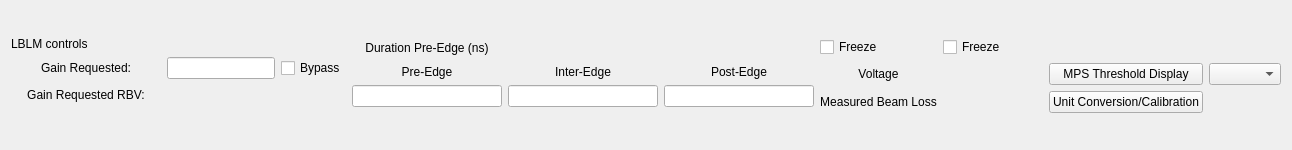
    <widget class="PyDMFrame" name="PyDMFrame_2">
     <property name="minimumSize">
      <size>
       <width>0</width>
       <height>150</height>
      </size>
     </property>
     <property name="toolTip">
      <string/>
     </property>
     <property name="styleSheet">
      <string notr="true">PyDMFrame {
  background-color: rgb(214,214,214);
}</string>
     </property>
     <layout class="QVBoxLayout" name="verticalLayout_7">
      <item>
       <layout class="QHBoxLayout" name="horizontalLayout">
        <item>
         <layout class="QVBoxLayout" name="verticalLayout_2">
          <item>
           <widget class="QLabel" name="controls">
            <property name="styleSheet">
             <string notr="true"/>
            </property>
            <property name="text">
             <string>LBLM controls</string>
            </property>
            <property name="alignment">
             <set>Qt::AlignLeading|Qt::AlignLeft|Qt::AlignVCenter</set>
            </property>
           </widget>
          </item>
          <item>
           <layout class="QHBoxLayout" name="horizontalLayout_3" stretch="0,1,0">
            <item>
             <widget class="QLabel" name="gain_request_lab">
              <property name="minimumSize">
               <size>
                <width>150</width>
                <height>0</height>
               </size>
              </property>
              <property name="maximumSize">
               <size>
                <width>150</width>
                <height>16777215</height>
               </size>
              </property>
              <property name="text">
               <string>Gain Requested:</string>
              </property>
              <property name="alignment">
               <set>Qt::AlignCenter</set>
              </property>
             </widget>
            </item>
            <item>
             <widget class="PyDMLineEdit" name="gain_request_edit">
              <property name="maximumSize">
               <size>
                <width>150</width>
                <height>16777215</height>
               </size>
              </property>
              <property name="toolTip">
               <string/>
              </property>
              <property name="showUnits" stdset="0">
               <bool>true</bool>
              </property>
              <property name="channel" stdset="0">
               <string>${DEVICE}:FAST_AMP_GAIN</string>
              </property>
             </widget>
            </item>
            <item>
             <widget class="PyDMCheckbox" name="bypass">
              <property name="toolTip">
               <string/>
              </property>
              <property name="text">
               <string>Bypass</string>
              </property>
              <property name="alarmSensitiveContent" stdset="0">
               <bool>false</bool>
              </property>
              <property name="alarmSensitiveBorder" stdset="0">
               <bool>true</bool>
              </property>
              <property name="channel" stdset="0">
               <string>${DEVICE}:FAST_AMP_BYP</string>
              </property>
             </widget>
            </item>
           </layout>
          </item>
          <item>
           <layout class="QHBoxLayout" name="horizontalLayout_5" stretch="0,1,0">
            <item>
             <widget class="QLabel" name="gain_request_lab_2">
              <property name="minimumSize">
               <size>
                <width>150</width>
                <height>0</height>
               </size>
              </property>
              <property name="maximumSize">
               <size>
                <width>150</width>
                <height>16777215</height>
               </size>
              </property>
              <property name="text">
               <string>Gain Requested RBV:</string>
              </property>
              <property name="alignment">
               <set>Qt::AlignCenter</set>
              </property>
             </widget>
            </item>
            <item>
             <widget class="PyDMLabel" name="gain_request_rbv">
              <property name="minimumSize">
               <size>
                <width>150</width>
                <height>0</height>
               </size>
              </property>
              <property name="maximumSize">
               <size>
                <width>150</width>
                <height>16777215</height>
               </size>
              </property>
              <property name="toolTip">
               <string/>
              </property>
              <property name="alarmSensitiveContent" stdset="0">
               <bool>true</bool>
              </property>
              <property name="channel" stdset="0">
               <string>${DEVICE}:FAST_AMP_GAIN_RBV</string>
              </property>
             </widget>
            </item>
            <item>
             <spacer name="horizontalSpacer_3">
              <property name="orientation">
               <enum>Qt::Horizontal</enum>
              </property>
              <property name="sizeType">
               <enum>QSizePolicy::MinimumExpanding</enum>
              </property>
              <property name="sizeHint" stdset="0">
               <size>
                <width>20</width>
                <height>20</height>
               </size>
              </property>
             </spacer>
            </item>
           </layout>
          </item>
          <item>
           <widget class="PyDMSlider" name="gain_request_slid">
            <property name="toolTip">
             <string/>
            </property>
            <property name="precision" stdset="0">
             <number>0</number>
            </property>
            <property name="showUnits" stdset="0">
             <bool>false</bool>
            </property>
            <property name="precisionFromPV" stdset="0">
             <bool>true</bool>
            </property>
            <property name="alarmSensitiveContent" stdset="0">
             <bool>true</bool>
            </property>
            <property name="alarmSensitiveBorder" stdset="0">
             <bool>false</bool>
            </property>
            <property name="channel" stdset="0">
             <string>${DEVICE}:FAST_AMP_GAIN</string>
            </property>
            <property name="tracking" stdset="0">
             <bool>true</bool>
            </property>
            <property name="ignoreMouseWheel" stdset="0">
             <bool>true</bool>
            </property>
            <property name="showLimitLabels" stdset="0">
             <bool>true</bool>
            </property>
            <property name="showValueLabel" stdset="0">
             <bool>true</bool>
            </property>
            <property name="userDefinedLimits" stdset="0">
             <bool>false</bool>
            </property>
            <property name="num_steps" stdset="0">
             <number>99</number>
            </property>
           </widget>
          </item>
         </layout>
        </item>
        <item>
         <layout class="QVBoxLayout" name="verticalLayout_9">
          <item>
           <widget class="QLabel" name="duration_lab">
            <property name="minimumSize">
             <size>
              <width>150</width>
              <height>0</height>
             </size>
            </property>
            <property name="maximumSize">
             <size>
              <width>150</width>
              <height>16777215</height>
             </size>
            </property>
            <property name="text">
             <string>Duration Pre-Edge (ns)</string>
            </property>
            <property name="alignment">
             <set>Qt::AlignCenter</set>
            </property>
           </widget>
          </item>
          <item>
           <layout class="QGridLayout" name="gridLayout_4">
            <item row="1" column="0">
             <widget class="PyDMLineEdit" name="pre_edit">
              <property name="maximumSize">
               <size>
                <width>150</width>
                <height>16777215</height>
               </size>
              </property>
              <property name="toolTip">
               <string/>
              </property>
              <property name="showUnits" stdset="0">
               <bool>true</bool>
              </property>
              <property name="channel" stdset="0">
               <string>${DEVICE}:TIME_PRE</string>
              </property>
             </widget>
            </item>
            <item row="0" column="2">
             <widget class="QLabel" name="post_lab">
              <property name="minimumSize">
               <size>
                <width>150</width>
                <height>0</height>
               </size>
              </property>
              <property name="maximumSize">
               <size>
                <width>150</width>
                <height>16777215</height>
               </size>
              </property>
              <property name="text">
               <string>Post-Edge</string>
              </property>
              <property name="alignment">
               <set>Qt::AlignCenter</set>
              </property>
             </widget>
            </item>
            <item row="0" column="0">
             <widget class="QLabel" name="pre_lab">
              <property name="minimumSize">
               <size>
                <width>150</width>
                <height>0</height>
               </size>
              </property>
              <property name="maximumSize">
               <size>
                <width>150</width>
                <height>16777215</height>
               </size>
              </property>
              <property name="text">
               <string>Pre-Edge</string>
              </property>
              <property name="alignment">
               <set>Qt::AlignCenter</set>
              </property>
             </widget>
            </item>
            <item row="1" column="2">
             <widget class="PyDMLineEdit" name="post_edit">
              <property name="maximumSize">
               <size>
                <width>150</width>
                <height>16777215</height>
               </size>
              </property>
              <property name="toolTip">
               <string/>
              </property>
              <property name="showUnits" stdset="0">
               <bool>true</bool>
              </property>
              <property name="channel" stdset="0">
               <string>${DEVICE}:TIME_MID</string>
              </property>
             </widget>
            </item>
            <item row="2" column="2">
             <widget class="PyDMSlider" name="post_slid">
              <property name="toolTip">
               <string/>
              </property>
              <property name="precision" stdset="0">
               <number>0</number>
              </property>
              <property name="showUnits" stdset="0">
               <bool>false</bool>
              </property>
              <property name="precisionFromPV" stdset="0">
               <bool>true</bool>
              </property>
              <property name="alarmSensitiveContent" stdset="0">
               <bool>true</bool>
              </property>
              <property name="alarmSensitiveBorder" stdset="0">
               <bool>false</bool>
              </property>
              <property name="channel" stdset="0">
               <string>${DEVICE}:TIME_POS</string>
              </property>
              <property name="tracking" stdset="0">
               <bool>true</bool>
              </property>
              <property name="ignoreMouseWheel" stdset="0">
               <bool>true</bool>
              </property>
              <property name="showLimitLabels" stdset="0">
               <bool>true</bool>
              </property>
              <property name="showValueLabel" stdset="0">
               <bool>false</bool>
              </property>
              <property name="userDefinedLimits" stdset="0">
               <bool>false</bool>
              </property>
              <property name="num_steps" stdset="0">
               <number>99</number>
              </property>
             </widget>
            </item>
            <item row="2" column="0">
             <widget class="PyDMSlider" name="pre_slid">
              <property name="toolTip">
               <string/>
              </property>
              <property name="precision" stdset="0">
               <number>0</number>
              </property>
              <property name="showUnits" stdset="0">
               <bool>false</bool>
              </property>
              <property name="precisionFromPV" stdset="0">
               <bool>true</bool>
              </property>
              <property name="alarmSensitiveContent" stdset="0">
               <bool>true</bool>
              </property>
              <property name="alarmSensitiveBorder" stdset="0">
               <bool>false</bool>
              </property>
              <property name="channel" stdset="0">
               <string>${DEVICE}:TIME_PRE</string>
              </property>
              <property name="tracking" stdset="0">
               <bool>true</bool>
              </property>
              <property name="ignoreMouseWheel" stdset="0">
               <bool>true</bool>
              </property>
              <property name="showLimitLabels" stdset="0">
               <bool>true</bool>
              </property>
              <property name="showValueLabel" stdset="0">
               <bool>false</bool>
              </property>
              <property name="userDefinedLimits" stdset="0">
               <bool>false</bool>
              </property>
              <property name="num_steps" stdset="0">
               <number>99</number>
              </property>
             </widget>
            </item>
            <item row="2" column="1">
             <widget class="PyDMSlider" name="inter_slid">
              <property name="toolTip">
               <string/>
              </property>
              <property name="precision" stdset="0">
               <number>0</number>
              </property>
              <property name="showUnits" stdset="0">
               <bool>false</bool>
              </property>
              <property name="precisionFromPV" stdset="0">
               <bool>true</bool>
              </property>
              <property name="alarmSensitiveContent" stdset="0">
               <bool>true</bool>
              </property>
              <property name="alarmSensitiveBorder" stdset="0">
               <bool>false</bool>
              </property>
              <property name="channel" stdset="0">
               <string>${DEVICE}:TIME_MID</string>
              </property>
              <property name="tracking" stdset="0">
               <bool>true</bool>
              </property>
              <property name="ignoreMouseWheel" stdset="0">
               <bool>true</bool>
              </property>
              <property name="showLimitLabels" stdset="0">
               <bool>true</bool>
              </property>
              <property name="showValueLabel" stdset="0">
               <bool>false</bool>
              </property>
              <property name="userDefinedLimits" stdset="0">
               <bool>false</bool>
              </property>
              <property name="num_steps" stdset="0">
               <number>99</number>
              </property>
             </widget>
            </item>
            <item row="0" column="1">
             <widget class="QLabel" name="inter_lab">
              <property name="minimumSize">
               <size>
                <width>150</width>
                <height>0</height>
               </size>
              </property>
              <property name="maximumSize">
               <size>
                <width>150</width>
                <height>16777215</height>
               </size>
              </property>
              <property name="text">
               <string>Inter-Edge</string>
              </property>
              <property name="alignment">
               <set>Qt::AlignCenter</set>
              </property>
             </widget>
            </item>
            <item row="1" column="1">
             <widget class="PyDMLineEdit" name="inter_edit">
              <property name="maximumSize">
               <size>
                <width>150</width>
                <height>16777215</height>
               </size>
              </property>
              <property name="toolTip">
               <string/>
              </property>
              <property name="showUnits" stdset="0">
               <bool>true</bool>
              </property>
              <property name="channel" stdset="0">
               <string>${DEVICE}:TIME_MID</string>
              </property>
             </widget>
            </item>
           </layout>
          </item>
         </layout>
        </item>
        <item>
         <layout class="QGridLayout" name="gridLayout_5">
          <item row="1" column="2">
           <widget class="PyDMRelatedDisplayButton" name="threshold_RD">
            <property name="toolTip">
             <string/>
            </property>
            <property name="text">
             <string>MPS Threshold Display</string>
            </property>
           </widget>
          </item>
          <item row="2" column="2">
           <widget class="PyDMRelatedDisplayButton" name="unit_RD">
            <property name="toolTip">
             <string/>
            </property>
            <property name="text">
             <string>Unit Conversion/Calibration</string>
            </property>
           </widget>
          </item>
          <item row="1" column="0">
           <widget class="QLabel" name="voltage_lab">
            <property name="text">
             <string>Voltage</string>
            </property>
            <property name="alignment">
             <set>Qt::AlignCenter</set>
            </property>
           </widget>
          </item>
          <item row="1" column="1">
           <widget class="PyDMLabel" name="voltage_rbv">
            <property name="minimumSize">
             <size>
              <width>100</width>
              <height>0</height>
             </size>
            </property>
            <property name="maximumSize">
             <size>
              <width>16777215</width>
              <height>24</height>
             </size>
            </property>
            <property name="toolTip">
             <string/>
            </property>
            <property name="alignment">
             <set>Qt::AlignCenter</set>
            </property>
            <property name="precision" stdset="0">
             <number>0</number>
            </property>
            <property name="showUnits" stdset="0">
             <bool>true</bool>
            </property>
            <property name="precisionFromPV" stdset="0">
             <bool>true</bool>
            </property>
            <property name="alarmSensitiveContent" stdset="0">
             <bool>true</bool>
            </property>
            <property name="alarmSensitiveBorder" stdset="0">
             <bool>true</bool>
            </property>
            <property name="channel" stdset="0">
             <string>${DEVICE}:FAST_AMP_V</string>
            </property>
           </widget>
          </item>
          <item row="0" column="0">
           <widget class="PyDMCheckbox" name="freeze">
            <property name="toolTip">
             <string/>
            </property>
            <property name="text">
             <string>Freeze</string>
            </property>
           </widget>
          </item>
          <item row="2" column="1">
           <widget class="PyDMLabel" name="beam_loss_rbv">
            <property name="minimumSize">
             <size>
              <width>100</width>
              <height>0</height>
             </size>
            </property>
            <property name="maximumSize">
             <size>
              <width>16777215</width>
              <height>24</height>
             </size>
            </property>
            <property name="toolTip">
             <string/>
            </property>
            <property name="alignment">
             <set>Qt::AlignCenter</set>
            </property>
            <property name="precision" stdset="0">
             <number>0</number>
            </property>
            <property name="showUnits" stdset="0">
             <bool>true</bool>
            </property>
            <property name="precisionFromPV" stdset="0">
             <bool>true</bool>
            </property>
            <property name="alarmSensitiveContent" stdset="0">
             <bool>true</bool>
            </property>
            <property name="alarmSensitiveBorder" stdset="0">
             <bool>true</bool>
            </property>
            <property name="channel" stdset="0">
             <string>${DEVICE}:I0_LOSS</string>
            </property>
           </widget>
          </item>
          <item row="2" column="0">
           <widget class="QLabel" name="beam_loss_lab">
            <property name="text">
             <string>Measured Beam Loss</string>
            </property>
            <property name="alignment">
             <set>Qt::AlignCenter</set>
            </property>
           </widget>
          </item>
          <item row="0" column="1">
           <widget class="QCheckBox" name="freeze_2">
            <property name="text">
             <string>Freeze</string>
            </property>
           </widget>
          </item>
          <item row="1" column="3">
           <widget class="PyDMEnumComboBox" name="ws_enable">
            <property name="toolTip">
             <string/>
            </property>
            <property name="channel" stdset="0">
             <string>${DEVICE}:AutoRearm</string>
            </property>
           </widget>
          </item>
         </layout>
        </item>
       </layout>
      </item>
     </layout>
    </widget>
